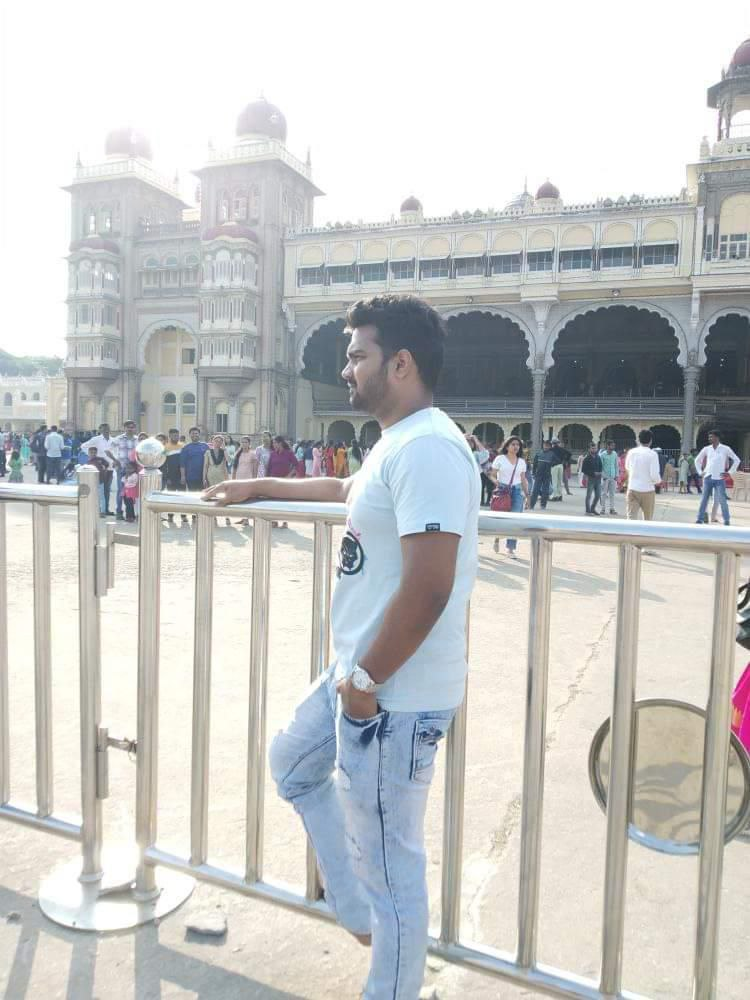
#> input picture Data/Image/4.jpg, 750 x 1000 px; its folder holds 4 pictures in this run
$ jupyter execute 9_How_To_Make_Video_From_Image_and_NumPy_Array_In_OPENCV.ipynb
#> lines starting #> are read from the running program, lines starting #| are printed output that depends on the picture
# Create video From Numpy Array and image

# Video From Numpy Array

[cell 1]
import numpy as np
import os
import cv2

[cell 2]
width = 1280
height = 720
channel = 3
fps = 30
sec = 5

[cell 3]
fourcc = cv2.VideoWriter_fourcc(*'MP42')
video = cv2.VideoWriter('Data/test.mp4',fourcc,float(fps),(width,height))
for frame_count in range(fps*sec):
    img = np.random.randint(0,255,(height,width,channel),dtype = np.uint8)
    video.write(img)
video.release()

# Video From Image

[cell 4]
width = 1280
height = 720
channel = 3
fps = 5
sec = 5

[cell 5]
fourcc = cv2.VideoWriter_fourcc(*'MP42')
video = cv2.VideoWriter('Data/aakash.mp4',fourcc,float(fps),(width,height))

directory = r'Data/Image/'
img_name_list = os.listdir(directory)
for frame_count in range(fps*sec):
    img_name = np.random.choice(img_name_list)
    img_path = os.path.join(directory,img_name)
    img = cv2.imread(img_path)
#> img is the input picture: shape (1000, 750, 3); mean B, G, R 199, 200.1, 199
    img = cv2.resize(img,(width,height))
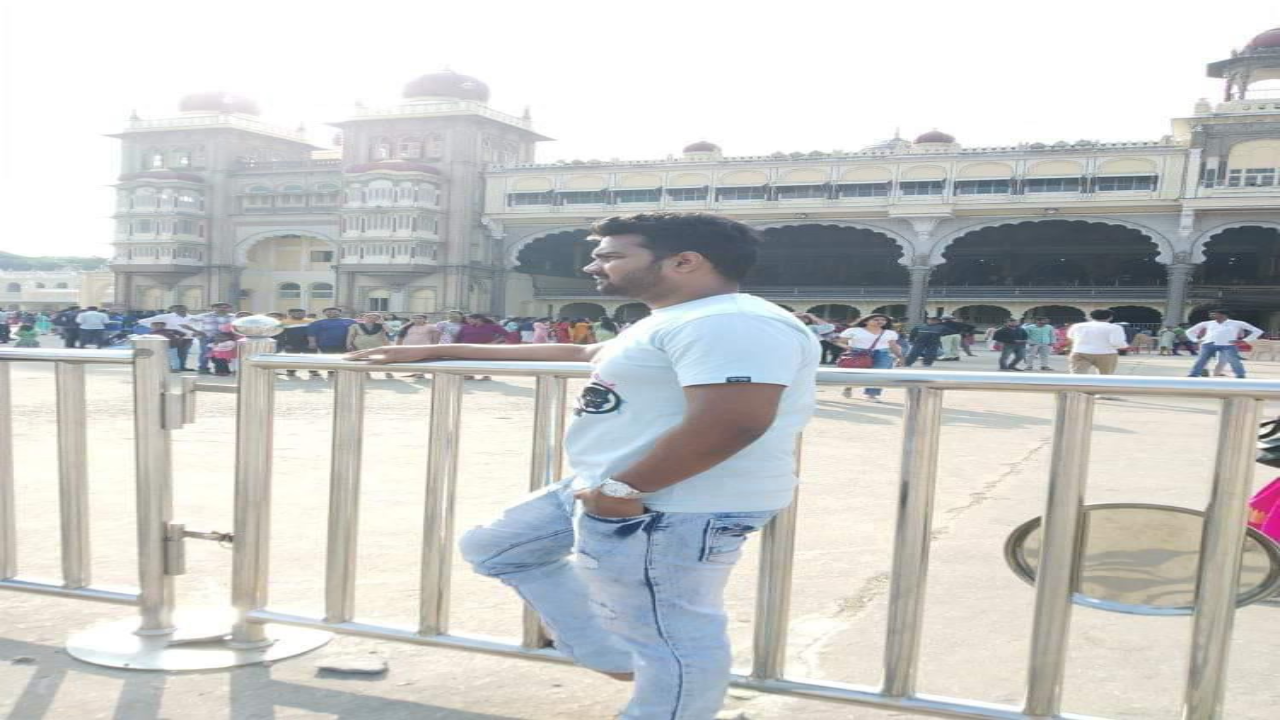
#> img: shape (720, 1280, 3); mean B, G, R 198.9, 200, 198.9
#> pass 3 of the loop `for frame_count in range(fps*sec):`:
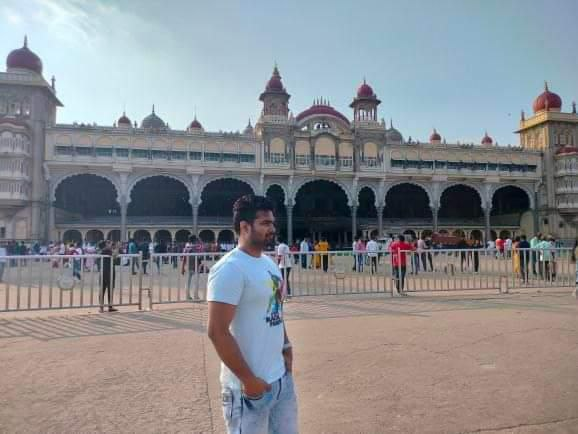
#> input picture Data/Image/3.jpg, 578 x 434 px
#> img is the input picture: shape (434, 578, 3); mean B, G, R 144, 140.3, 139
#> `img = cv2.resize(img,(width,height))`:
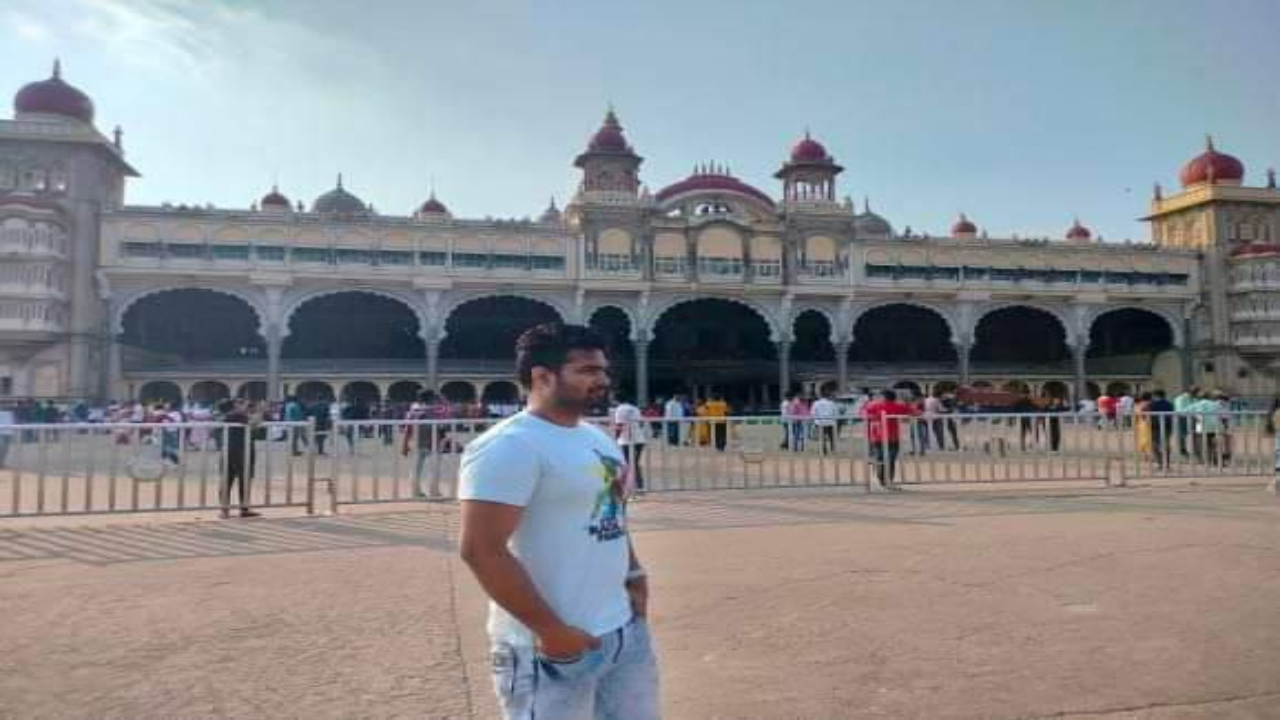
#> img: shape (720, 1280, 3); mean B, G, R 143.9, 140.1, 138.9
#> the loop made 25 passes; the first 3 are shown
    video.write(img)
video.release()
